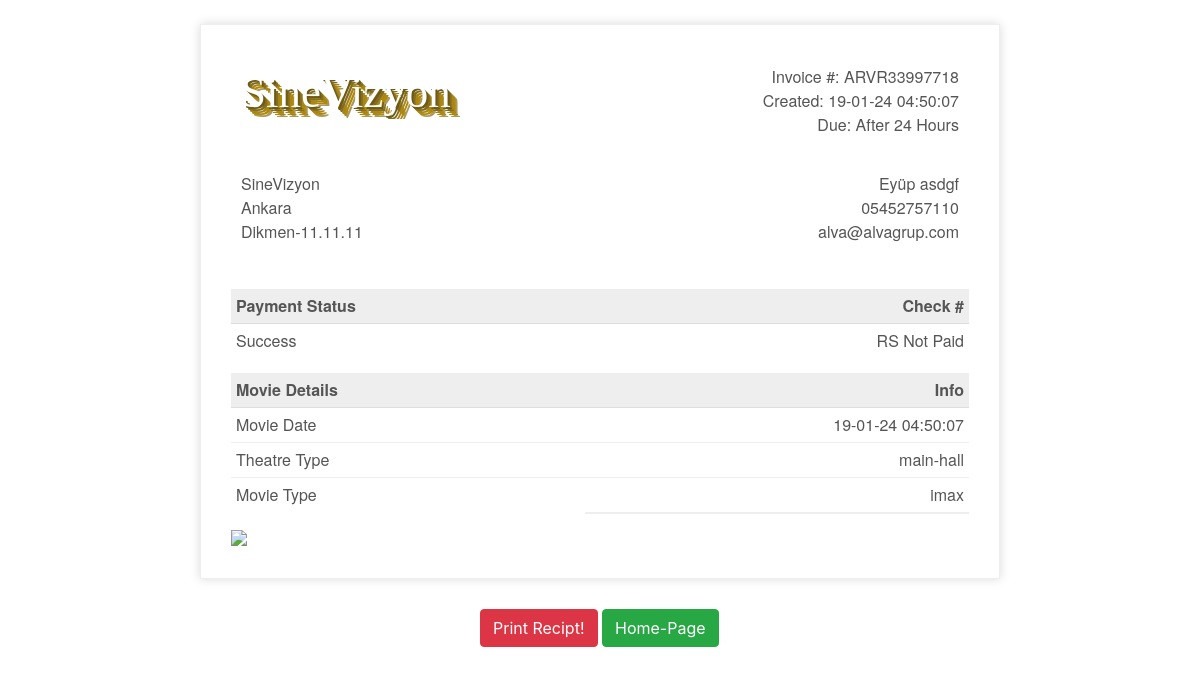
The app's page /reciept.php?id=ARVR33997718 with its own data.
### tables this page shows
CREATE TABLE `bookingtable` (
  `bookingID` int(11) NOT NULL,
  `movieID` int(11) DEFAULT NULL,
  `bookingTheatre` varchar(100) NOT NULL,
  `bookingType` varchar(100) DEFAULT NULL,
  `bookingDate` varchar(50) NOT NULL,
  `bookingTime` varchar(50) NOT NULL,
  `bookingFName` varchar(100) NOT NULL,
  `bookingLName` varchar(100) DEFAULT NULL,
  `bookingPNumber` varchar(12) NOT NULL,
  `bookingEmail` varchar(255) NOT NULL,
  `amount` varchar(255) NOT NULL,
  `ORDERID` varchar(255) NOT NULL,
  `DATE-TIME` datetime NOT NULL DEFAULT current_timestamp()
);

### reciept.php (the view, shortened to what this page needs)
<!doctype html>
<html lang="en">
<head>
	<link rel="stylesheet" href="https://stackpath.bootstrapcdn.com/bootstrap/4.4.1/css/bootstrap.min.css">
</head>
<body>
		<?php
include "connection.php";
		$qry = "select * from bookingtable where ORDERID = '" . $_GET['id'] . "'";
		$result = mysqli_query($con, $qry);
		while ($row = mysqli_fetch_assoc($result)) {
			$bookingFName = $row['bookingFName'];
			$bookingLName = $row['bookingLName'];
			$mobile = $row['bookingPNumber'];
			$email = $row['bookingEmail'];
			$date = $row['bookingDate'];
			$theatre = $row['bookingTheatre'];
			$type = $row['bookingType'];
			$amount = $row['amount'];
			$ORDERID = $row['ORDERID'];
			$date = $row['DATE-TIME'];
		}
		?>
	<br>
	<div class="invoice-box">
		<table cellpadding="0" cellspacing="0">
			<tr class="top">
				<td colspan="2">
					<table>
						<tr>
							<td class="title">
								<div class="footer-brand">
									<h1 class="footer-heading">SineVizyon</h1>
								</div>
							</td>
							<td>
								Invoice #: <?php echo $ORDERID; ?><br>
								Created: <?php date_default_timezone_set('Asia/Kolkata');
											echo $date = DATE("d-m-y h:i:s", strtotime($date));  ?><br>
								Due: <?php echo "After 24 Hours"; ?>
							</td>
						</tr>
					</table>
				</td>
			</tr>
			<tr class="information">
				<td colspan="2">
					<table>
						<tr>
							<td>
								SineVizyon<br>
								Ankara<br>
								Dikmen-11.11.11
							</td>
							<td>
								<?php echo $bookingFName . ' ' . $bookingLName; ?><br>
								<?php echo $mobile; ?><br>
								<?php echo $email; ?>
							</td>
						</tr>
					</table>
				</td>
			</tr>
			<tr class="heading">
				<td>
					Payment Status
				</td>
				<td>
					Check #
				</td>
			</tr>
			<tr class="details">
				<td>
					Success
				</td>
				<td>
					<?php echo 'RS ' . $amount; ?>
				</td>
			</tr>
			<tr class="heading">
				<td>
					Movie Details
				</td>
				<td>
					Info
				</td>
			</tr>
			<tr class="item">
				<td>
					Movie Date
				</td>
				<td>
					<?php echo $date; ?>
				</td>
			</tr>
			<tr class="item">
				<td>
					Theatre Type
				</td>
				<td>
					<?php echo $theatre; ?> </td>
			</tr>
			<tr class="item last">
				<td>
					Movie Type
				</td>
				<td>
					<?php echo $type; ?>
				</td>
			</tr>
			<tr class="total">
				<td></td>
				<td>
				</td>
			</tr>
		</table>
		<?php
		echo "<img src='verify.png' width='auto' height='120'>";
		?>
	</div>
	<div style="max-width: 300px; margin:auto; padding: 30px;">
		<input type="button" class="btn btn-danger" onClick="window.print()" value="Print Recipt!" />
		<a type="button" class="btn btn-success" href='http://localhost/Railway_Reservation_System/'>Home-Page</a>
	</div>
</body>
</html>

### reciept.php (style rules this page uses)
.invoice-box { max-width: 800px; margin: auto; padding: 30px; border: 1px solid #eee; box-shadow: 0 0 10px rgba(0, 0, 0, .15); font-size: 16px; line-height: 24px; font-family: 'Helvetica Neue', 'Helvetica', Helvetica, Arial, sans-serif; color: #555; }
.invoice-box table { width: 100%; line-height: inherit; text-align: left; }
.invoice-box table td { padding: 5px; vertical-align: top; }
.invoice-box table tr td:nth-child(2) { text-align: right; }
.invoice-box table tr.top table td { padding-bottom: 20px; }
.invoice-box table tr.top table td.title { font-size: 45px; line-height: 45px; color: #333; }
.invoice-box table tr.information table td { padding-bottom: 40px; }
.invoice-box table tr.heading td { background: #eee; border-bottom: 1px solid #ddd; font-weight: bold; }
.invoice-box table tr.details td { padding-bottom: 20px; }
.invoice-box table tr.item td { border-bottom: 1px solid #eee; }
.invoice-box table tr.item.last td { border-bottom: none; }
.invoice-box table tr.total td:nth-child(2) { border-top: 2px solid #eee; font-weight: bold; }
.footer-brand { overflow: hidden; }
.footer-brand:before { content: ""; display: block; position: relative; background: #aa964c; box-shadow: 0px 8px 0px rgba(0, 0, 0, 0.1); }
.footer-brand .footer-heading { position: relative; padding: 0; margin: 0; color: #fff; font-size: 1em; font-family: "Lobster", cursive; text-shadow: 2px 2px 0px #6e5a11, 4px 4px 0px #836d24, 6px 6px 0px #a88616, 8px 8px 0px #b08909, 10px 10px 0px #ab995e; }

### records on screen
bookingtable: ORDERID "ARVR33997718", value "19-01-24 04:50:07", bookingFName "Eyüp", bookingLName "asdgf", bookingPNumber "05452757110", bookingEmail "alva@alvagrup.com", amount "Not Paid", bookingTheatre "main-hall", bookingType "imax"
